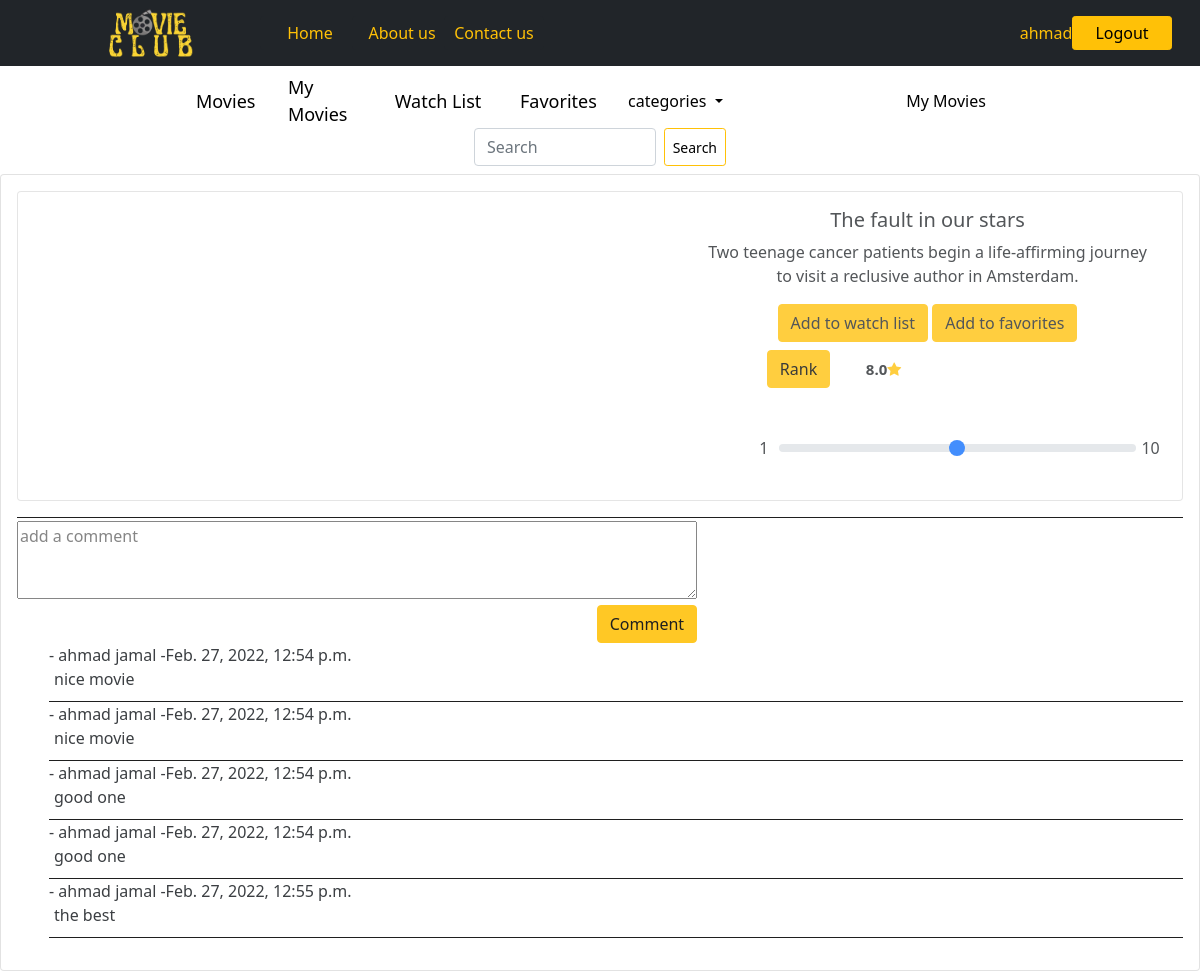
The page /movie/1 (signed in) on the database its author committed.
### login_app/models.py (models this page shows)
class User(models.Model):
    first_name = models.CharField(max_length=45)
    last_name = models.CharField(max_length=45)
    email = models.CharField(max_length=255)
    password = models.CharField(max_length=100)
    created_at = models.DateTimeField(auto_now_add=True)
    updated_at = models.DateTimeField(auto_now=True)
    objects = UserManager()

### movie_app/models.py (models this page shows, shortened)
class Movie(models.Model):
    title = models.CharField(max_length=255)
    release_date = models.DateField(null = True)
    desc = models.TextField()
    trailer_url = models.URLField(max_length=300)
    added_by = models.ForeignKey(User, related_name="added_movies", on_delete = models.CASCADE)
    liked_by = models.ManyToManyField(User, related_name="favorites")
    to_watch_by = models.ManyToManyField(User, related_name="movies_to_watch")
    categories = models.ManyToManyField(Category, related_name="movies")
    uplode_image = models.ImageField(null = True , blank = True , upload_to='images/')
    created_at = models.DateTimeField(auto_now_add=True)
    updated_at = models.DateTimeField(auto_now=True)
    objects = MovieManager()

class Comment(models.Model):
    comment = models.TextField()
    movie = models.ForeignKey(Movie, related_name="comments", on_delete = models.CASCADE)
    user = models.ForeignKey(User, related_name="comments", on_delete = models.CASCADE)
    created_at = models.DateTimeField(auto_now_add=True)
    updated_at = models.DateTimeField(auto_now=True)

### movie_app/views.py (the view)
# urls.py: path('movie/<movie_id>', views.movie),
def movie(request,movie_id):
    if "term" in request.GET:
        sr = Movie.objects.filter(title__contains = request.GET.get('term'))
        titles = []
        for movie in sr:
            titles.append(movie.title)
        return JsonResponse(titles, safe=False)
    this_movie = Movie.objects.get(id=movie_id)
    x= this_movie.rates.all()
    sum = 0
    avg = 0
    for i in x:
        sum=sum+i.rate
    if len(x) == 0 :
        avg == 'no ranks yet'
    else :
        avg = sum / len(x)
    context = {
        'avg' : avg,
        'this_movie' : this_movie,
        'this_user' : User.objects.get(id=request.session['userid']),
        'comments' : this_movie.comments.all()
    }
    return render(request,"movie.html",context)

### movie_app/templates/movie.html (shortened to what this page needs)
<!doctype html>
<html lang="en">
<head>
    <link href="https://cdn.jsdelivr.net/npm/bootstrap@5.0.2/dist/css/bootstrap.min.css" rel="stylesheet"
>
    {% load static %}
    <link rel="stylesheet" href="https://cdnjs.cloudflare.com/ajax/libs/font-awesome/4.7.0/css/font-awesome.min.css">
    <link rel="stylesheet" href="{% static 'css/movie.css' %}">
    <link rel="stylesheet" href="//code.jquery.com/ui/1.13.1/themes/base/jquery-ui.css">
</head>
<body>
    <header>
        <div class="container-fluid" >
            <div class="row  head align-items-center justify-content-center px-5 py-2">
                <div class="col-2">
                    <img src="../static/img/project_logo1.png" alt="Movies House" height="50px" >
                </div>
                <div class="col-1">
                    <a href="#" class="btn btn-dark btn-sm ms-3" style="color: #ffc107; font-size:16px;">Home</a>
                </div>
                <div class="col-1">
                    <a href="#" class="btn btn-dark btn-sm ms-3" style="color: #ffc107; font-size:16px;">About us</a>
                </div>
                <div class="col-6">
                    <a href="#" class="btn btn-dark btn-sm ms-3" style="color: #ffc107; font-size:16px;">Contact us</a>
                </div>
                <div class="col-1">
                    <a href="#" class="btn outline-warning btn-sm ms-3" style="color: #ffc107; font-size:16px;">{{this_user.first_name}}</a>
                </div>
                <div class="col-1">
                    <a href="/login_form" class="btn btn-warning btn-sm" style="font-size:16px;">Logout</a>
                </div>
            </div>
        </div>
    </header>
    <nav>
        <div class="container-fluid">
            <div class="row  head align-items-center justify-content-center px-5 py-2 ">
                <div class="col-1">
                    <a href="/" style="color: black; font-size:18px;">Movies</a>
                </div>
                <div class="col-1">
                    <a href="/my_movies" style="color: black; font-size:18px;">My Movies</a>
                </div>
                <div class="col-1 watch">
                    <a href="/watch_list" style="color: black; font-size:18px;">Watch List</a>
                </div>
                <div class="col-1">
                    <a href="/favorite"  style="color: black; font-size:18px;">Favorites</a>
                </div>
                <div class="nav-item dropdown col-3">
                    <a class="nav-link dropdown-toggle" href="#" role="button"   data-bs-toggle="dropdown" style="color: black;font-size:16px">
                        categories
                    </a>
                </div>
                <div class="col-1 watch">
                    <a href="/my_movies" style="color: black; font-size:16px;">My Movies</a>
                </div>
                    <form class="d-flex col-3" action="/movies/search" method="post">
                        <input class="form-control me-2" type="search" placeholder="Search" aria-label="Search" name="search" id="movie_title">
                        <button class="btn btn-outline-warning btn-sm" type="submit" style="color:black;">Search</button>
                    </form>
            </div>
        </div>
    </nav>
        <div class="card" style="margin-top: 0px;">
            <div class="card-body ">
                <div class="card mb-3 " style=" max-height: 600px;">
                    <div class="row col-12">
                        <div class="col-7">
                            <iframe class="col-12" height="300" src="{{this_movie.trailer_url}}" title="YouTube video player" frameborder="0"
                            allow="accelerometer; autoplay; clipboard-write; encrypted-media; gyroscope; picture-in-picture" allowfullscreen></iframe>
                        </div>
                        <div class="card-body col-4 text-center">
                            <h5 class="card-title">{{this_movie.title}}</h5>
                            <p class="card-text">{{this_movie.desc}}</p>
                            {% if this_movie in this_user.movies_to_watch.all %}
                            <a href="/remove_from_watchlist/{{this_movie.id}}"><button type="submit" class="btn btn-warning">Remove form watch list</a></button>
                            {% else %}
                            <a href="/add_to_watchlist/{{this_movie.id}}"><button type="submit" class="btn btn-warning">Add to watch list</a></button>
                            {% endif %}
                            {% if this_movie in this_user.favorites.all %}
                            <a href="/remove_from_favorites/{{this_movie.id}}"><button type="submit" class="btn btn-warning">Remove form favorites</a></button>
                            {% else %}
                            <a href="/add_to_favorites/{{this_movie.id}}"><button type="submit" class="btn btn-warning">Add to favorites</a></button>
                            {% endif %}
                            <div class="row align-items-center justify-content-center px-5 py-2">
                                <form action="/rate/{{this_movie.id}}" method="post">
                                    <div class="rank">
                                    <button type="submit" class="btn btn-warning">Rank</button>
                                    <span style="font-size: 15px; font-weight: bold;">{{avg}}<span class="fa fa-star" style="color: #ffc107;"></span></span>
                                    </div>
                                    <label for="customRange3" class="form-label"></label><br><br>
                                    <div class="input">
                                    <p class="col-1">1</p>
                                    <input type="range" class="form-range col-9" min="0" max="10" step="1" name="range" id="customRange3">
                                    <p class="col-1">10</p>
                                    </div>
                                </form>
                            </div>
                        </div>
                    </div>
                </div>
                <div class="comment" style="border-top: 1px solid black;">
                    <form  action="/comment/{{this_movie.id}}" method="post">
                        <textarea class="col-7" style="margin-top: 3px;" name="comment" id="" cols="30" rows="3" placeholder="add a comment"></textarea>
                        <div class="col-7"style="text-align: end;"><button type="submit" class="btn btn-warning ">Comment</button></div>
                    </form>
                    <ul style="list-style: none;">
                        {% for comment in comments %}
                        <div style="border-bottom: 1px solid black;"><li>- {{comment.user.first_name}} {{comment.user.last_name}} -{{comment.created_at}}</li>
                        <li style="padding-bottom: 10px;"><span style="padding: 5px; padding-left: 5px;">{{comment.comment}}</span></li></div>
                        {% endfor %}
                    </ul>
                </div>
            </div>
        </div>
</body>
</html>

### movie_app/static/css/movie.css (style rules this page uses)
header { background-color: #212529; }
header a { width: 100px; font-size: 18px; }
a { color: #212529; text-decoration: none; }
nav a { text-decoration: none; }
.card { opacity: 0.88; }
.watch { width: 140px; display: flex; justify-content: center; }
.input { display: flex ; justify-content: space-between; }
.rank { display: flex; justify-content: space-around; width: 170px; align-items: center; }

### rows shown on the page
User: first_name "ahmad"
Movie: title "The fault in our stars", desc "Two teenage cancer patients begin a life-affirming journey to visit a reclusive author in Amsterdam."
Comment: user.first_name "ahmad", user.last_name "jamal", created_at "Feb. 27, 2022, 12:54 p.m.", comment "nice movie"
Comment: user.first_name "ahmad", user.last_name "jamal", created_at "Feb. 27, 2022, 12:54 p.m.", comment "nice movie"
Comment: user.first_name "ahmad", user.last_name "jamal", created_at "Feb. 27, 2022, 12:54 p.m.", comment "good one"
Comment: user.first_name "ahmad", user.last_name "jamal", created_at "Feb. 27, 2022, 12:54 p.m.", comment "good one"
Comment: user.first_name "ahmad", user.last_name "jamal", created_at "Feb. 27, 2022, 12:55 p.m.", comment "the best"

### other values the page prints
{{ avg }} "8.0"
